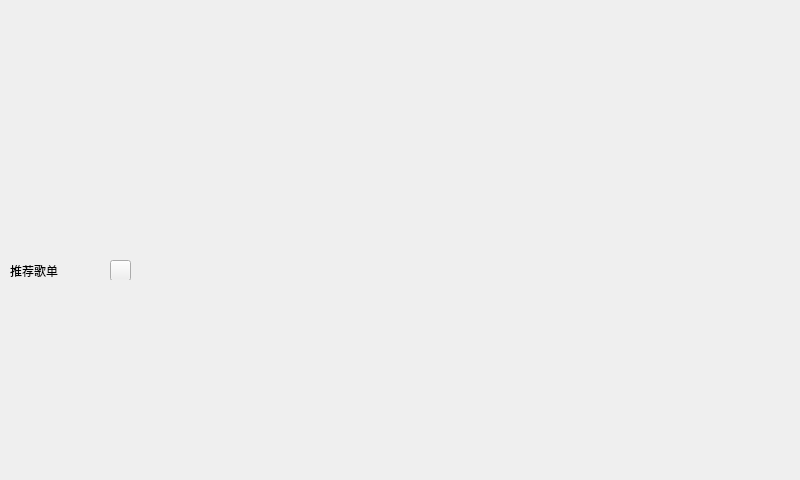
    <widget class="QWidget" name="tab_2">
     <attribute name="title">
      <string>页</string>
     </attribute>
     <widget class="QWidget" name="tabwidget" native="true">
      <property name="geometry">
       <rect>
        <x>10</x>
        <y>260</y>
        <width>781</width>
        <height>20</height>
       </rect>
      </property>
      <widget class="QLabel" name="Lab_T">
       <property name="geometry">
        <rect>
         <x>0</x>
         <y>0</y>
         <width>81</width>
         <height>21</height>
        </rect>
       </property>
       <property name="text">
        <string>推荐歌单</string>
       </property>
      </widget>
      <widget class="QPushButton" name="btncen">
       <property name="geometry">
        <rect>
         <x>100</x>
         <y>0</y>
         <width>21</width>
         <height>21</height>
        </rect>
       </property>
       <property name="text">
        <string/>
       </property>
      </widget>
     </widget>
     <widget class="QWidget" name="verticalLayoutWidget_2">
      <property name="geometry">
       <rect>
        <x>20</x>
        <y>20</y>
        <width>751</width>
        <height>221</height>
       </rect>
      </property>
      <layout class="QVBoxLayout" name="carouselLay"/>
     </widget>
     <widget class="QWidget" name="horizontalLayoutWidget">
      <property name="geometry">
       <rect>
        <x>10</x>
        <y>290</y>
        <width>761</width>
        <height>181</height>
       </rect>
      </property>
      <layout class="QHBoxLayout" name="horizontalLayout">
       <item>
        <widget class="QWidget" name="widgetP1" native="true">
         <property name="minimumSize">
          <size>
           <width>140</width>
           <height>140</height>
          </size>
         </property>
         <property name="maximumSize">
          <size>
           <width>140</width>
           <height>140</height>
          </size>
         </property>
        </widget>
       </item>
       <item>
        <widget class="QWidget" name="widgetP4" native="true">
         <property name="minimumSize">
          <size>
           <width>140</width>
           <height>140</height>
          </size>
         </property>
         <property name="maximumSize">
          <size>
           <width>140</width>
           <height>140</height>
          </size>
         </property>
        </widget>
       </item>
       <item>
        <widget class="QWidget" name="widgetP3" native="true">
         <property name="minimumSize">
          <size>
           <width>140</width>
           <height>140</height>
          </size>
         </property>
         <property name="maximumSize">
          <size>
           <width>140</width>
           <height>140</height>
          </size>
         </property>
        </widget>
       </item>
       <item>
        <widget class="QWidget" name="widgetP2" native="true">
         <property name="minimumSize">
          <size>
           <width>140</width>
           <height>140</height>
          </size>
         </property>
         <property name="maximumSize">
          <size>
           <width>140</width>
           <height>140</height>
          </size>
         </property>
        </widget>
       </item>
       <item>
        <widget class="QWidget" name="widgetP5" native="true">
         <property name="minimumSize">
          <size>
           <width>140</width>
           <height>140</height>
          </size>
         </property>
         <property name="maximumSize">
          <size>
           <width>140</width>
           <height>140</height>
          </size>
         </property>
        </widget>
       </item>
      </layout>
     </widget>
    </widget>
